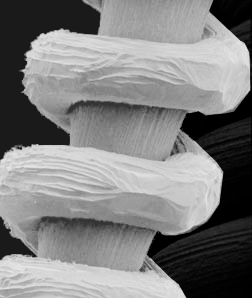
%> input picture HistEnhancement/images/tungsten_original.tif, 252 x 298 px
$ octave LocalHistogramEnhancement.m   (GNU Octave 9; MATLAB toolbox functions it lacks are replaced by stand-ins)
%> lines starting %> are read from the running program, lines starting %| are printed output that depends on the picture
%% --------------------------------
%% author:wtzhu
%% email:wtzhu_13@163.com
%% date: 20210303
%% fuction: 局部在直方图增强
%% --------------------------------
clear;
clc;
close all;
img = imread('./images/tungsten_original.tif');
%> img is the input picture: size 298x252 uint8; min 0, max 231, mean 128.1
[m, n] = size(img);
%> m = 298; n = 252
figure
subplot(231);imshow(img);title('original image');
subplot(232);
[orgDistribution,x] = imhist(img, 256);
%> orgDistribution = 256 values, max 7762 at index 27, min 0 at index 118, mean 293.3; x = 256 values from 0 to 255
orgDistribution = orgDistribution/m/n;
%> orgDistribution = 256 values, max 0.103 at index 27, min 0 at index 118, mean 0.00391
stem(x,orgDistribution, 'Marker', 'none');
title('org hist image');
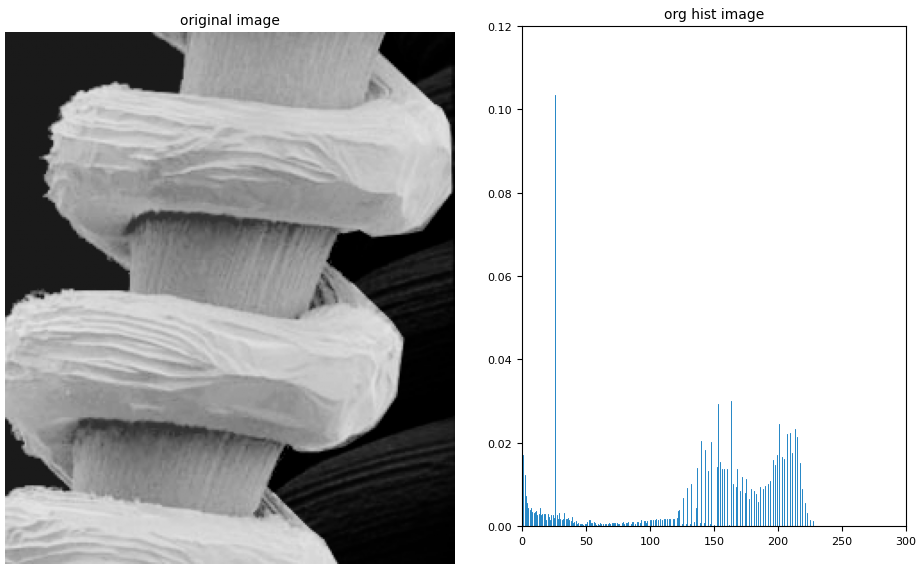
%> figure redrawn from the program's plot data, 2 panels

%% 局部增强
% 求整个图像的均值和标准差
img_mean = mean(mean(img));
%> img_mean = 128.1
img_std = std2(img);
%> img_std = 46.23

% 定义一个5*5的邻域
% 对图像进行扩充
a = img(1,:);%取f的第1行
%> a = 252 values, max 168 at index 85, min 0 at index 215, mean 84.88
c = img(m,:);%取f的第m行
%> c = 252 values, max 221 at index 168, min 0 at index 249, mean 145.1
b = [img(1,1), img(1,1), img(:,1)', img(m,1), img(m,1)];
%> b = 302 values, max 223 at index 186, min 26 at index 1, mean 80.15
d = [img(1,n), img(1,n), img(:,n)', img(m,n), img(m,n)];
%> d = 302 values, max 38 at index 233, min 0 at index 5, mean 6.02
a1 = [a; a; img; c; c];
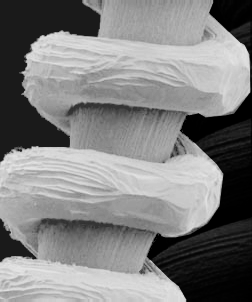
%> a1: size 302x252 uint8; min 0, max 231, mean 127.9
b1 = [b; b; a1'; d; d];
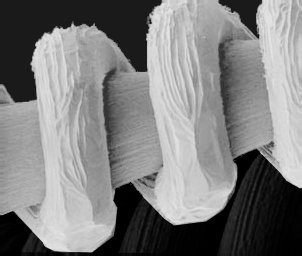
%> b1: size 256x302 uint8; min 0, max 231, mean 126.6
expandImage = double(b1');
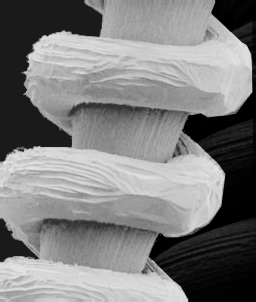
%> expandImage: size 302x256 double; min 0, max 231, mean 126.6; mean of the top-left, top-right, bottom-left and bottom-right quarters 106.5, 134.2, 166.2, 99.5
newImg = zeros(m, n);
for i = 3: 300
    for j = 3: 254
        partial_matrix = [
                          expandImage(i-2, j-2) expandImage(i-2, j-1) expandImage(i-2, j) expandImage(i-2, j+1) expandImage(i-2, j+2);
                          expandImage(i-1, j-2) expandImage(i-1, j-1) expandImage(i-1, j) expandImage(i-1, j+1) expandImage(i-1, j+2);
                          expandImage(i, j-2)   expandImage(i, j-1)   expandImage(i, j)   expandImage(i, j+1)   expandImage(i, j+2);
                          expandImage(i+1, j-2) expandImage(i+1, j-1) expandImage(i+1, j) expandImage(i+1, j+1) expandImage(i+1, j+2);
                          expandImage(i+2, j-2) expandImage(i+2, j-1) expandImage(i+2, j) expandImage(i+2, j+1) expandImage(i+2, j+2);
                         ];
        partial_mean = mean(mean(partial_matrix));
        partial_std = std2(partial_matrix);
        if partial_mean <= (img_mean * 0.5) && partial_std >= (img_std * 0.3) && partial_std <= (img_std * 0.7)
            newImg(i, j) = 2 * img(i, j);
        else
%> (the run ends here)
